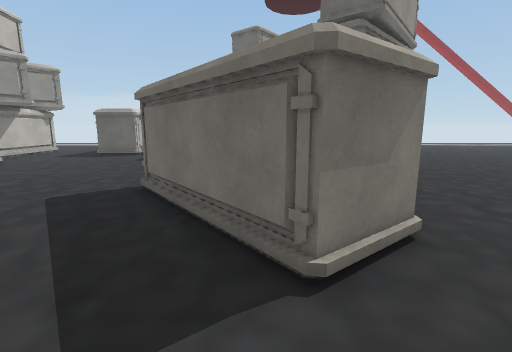
[1] (above)

24 first-person views from a walk through a scene from a Unity 3-D project. The camera is 1.4 m above the floor, tilts 10° down and sees 85° across. The floor is counted in squares, 1 m on a side. Each view is taken from the middle of a square. On the plan, view 1 faces up. The plan holds only what a view shows up to about 14 squares ahead; the rest is blank. The place goes on beyond the plan. Some animated figures are not drawn. Some surface patterns are stand-ins.

[2]
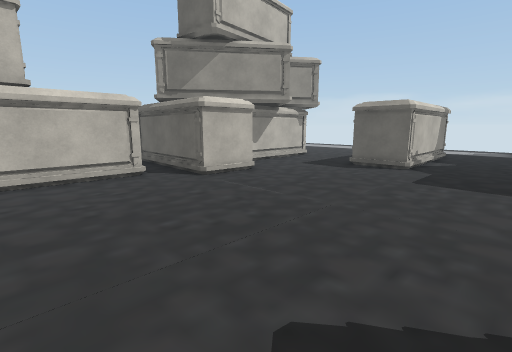

[3]
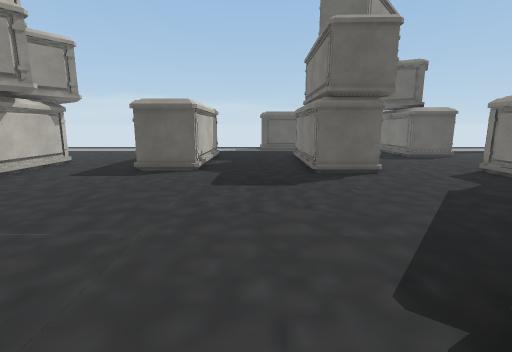

[4]
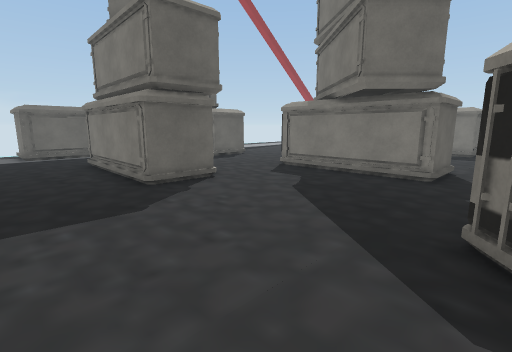

[5]
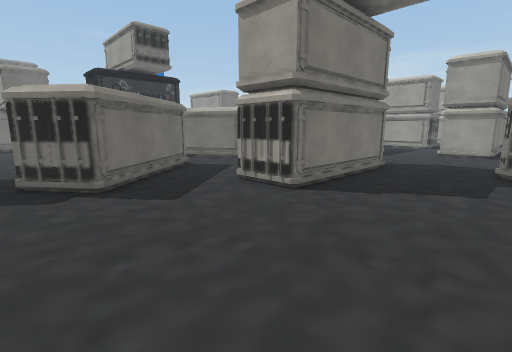

[6]
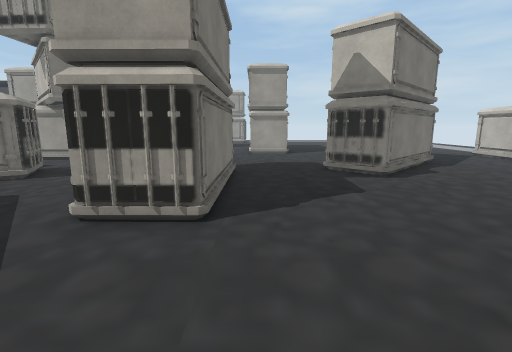

[7]
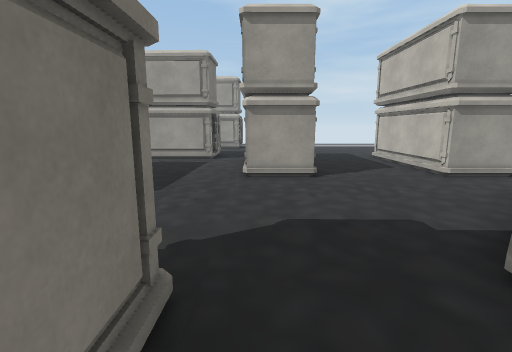

[8]
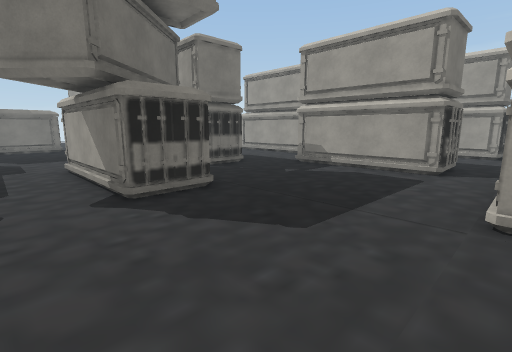

[9]
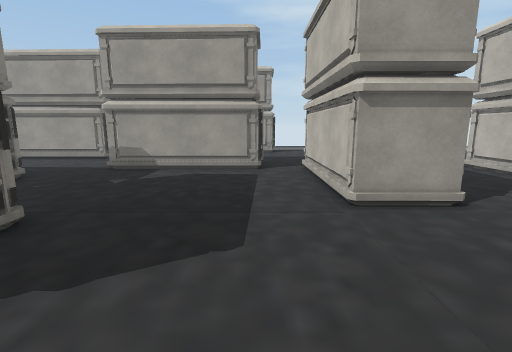

[10]
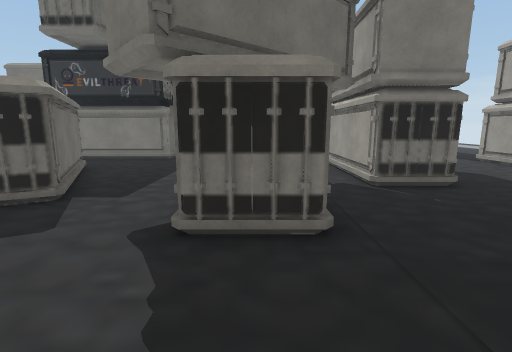

[11]
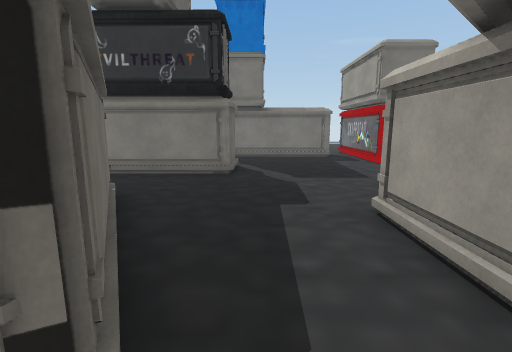

[12]
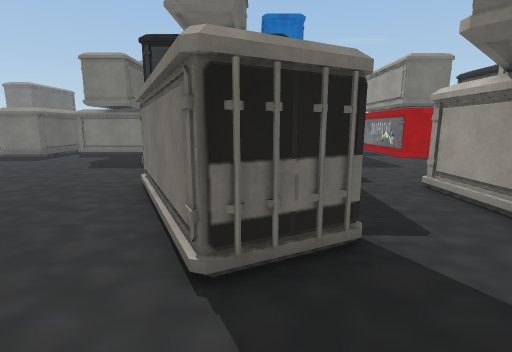

[13]
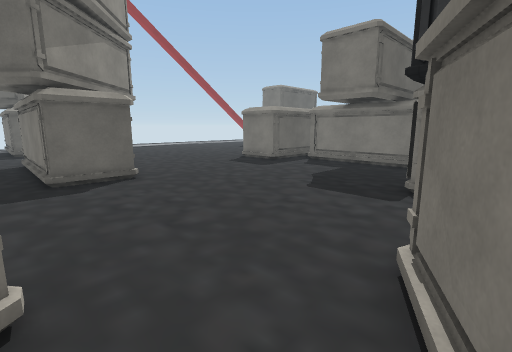

[14]
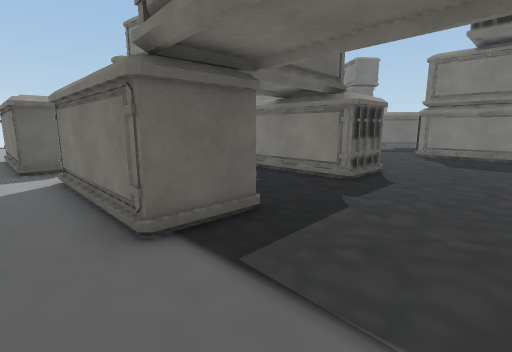

[15]
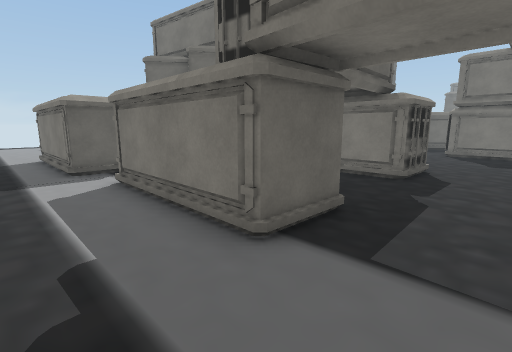

[16]
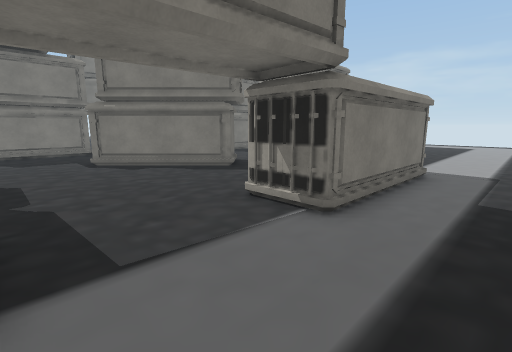

[17]
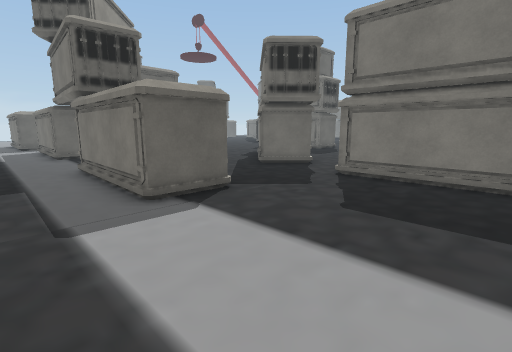

[18]
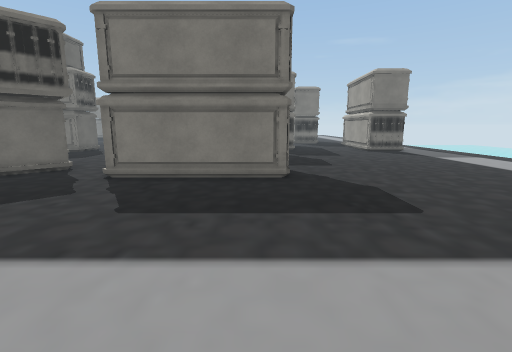

[19]
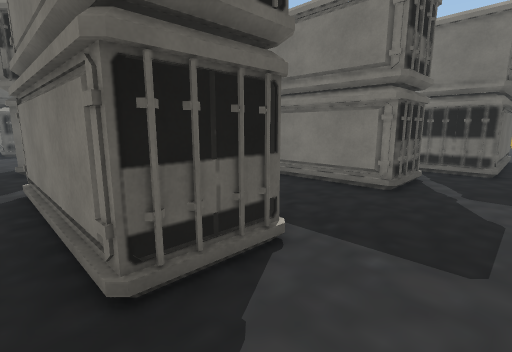

[20]
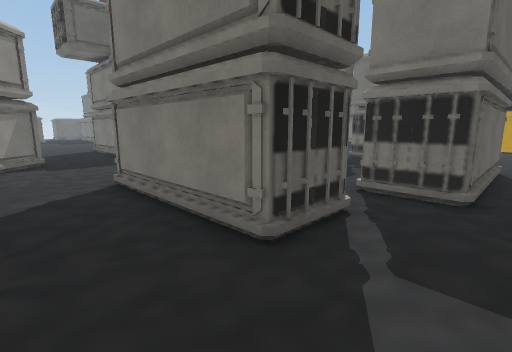

[21]
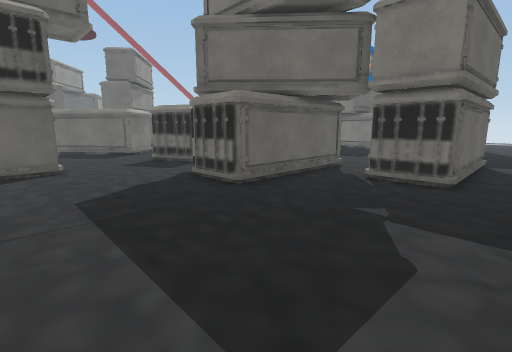

[22]
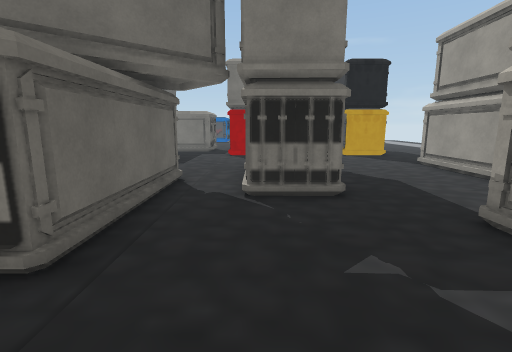

[23]
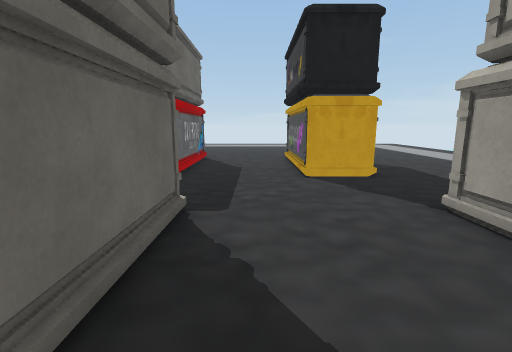

[24]
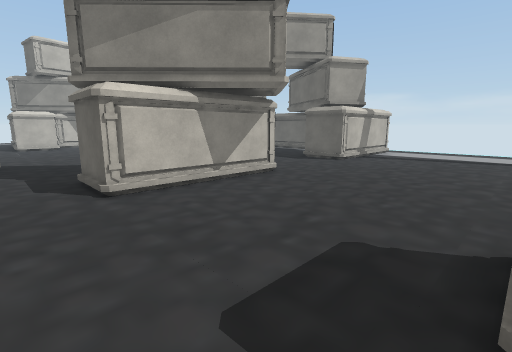

### Floor plan
Points are (right, up) in squares from view 1. A wall is a line through its corners. A room is listed if a view was taken in it or the views show most of it. See-through windows are left out.
Room 1 (views 1, 2, 3, 4, 5, 6, 7, 8, 9, 10, 11, 12, 13, 20, 21, 22)
walls: (2.1, 3.5) (0.5, 2.3) (-2.6, 6.2) (-1, 7.4); (-3.2, -2.1) (-4.7, -2.1); (-5.3, -2.1) (-5.2, 3) (-3.1, 3); (-9.7, -0.9) (-8.3, -2.3) (-9.6, -3.6); (-11, 7.4) (-11.1, 4.2); (2.1, -1.8) (1.2, -2.2) (0.3, -0.5) (2.9, 0.8); (3.1, 8.8) (3.2, 13.8); (-9.7, 10.6) (-9.8, 8.6); (-5.9, 14) (-8, 14); (-0.1, 13.5) (-2.2, 13.5) (-2.1, 18.5); (-5.7, -7.8) (-5.7, -12.9) (-7.7, -12.9) (-7.7, -7.8) (-5.7, -7.8); (-10.9, 15.9) (-10.9, 12.5); (4.5, -6.9) (-0.6, -6.9) (-0.5, -5) (3.5, -5); (-11.3, -7.8) (-11.4, -12.9); (-11.3, 15.9) (-11.3, 12); (-5.9, 19) (-5.9, 13.7); (3.2, 18.1) (3.2, 19.8); (2.5, -10.8) (2.5, -8.8) (4.4, -8.8); (-5.7, -12.8) (-7.7, -12.8); (-1.2, 21.7) (-3.6, 21.7); (0.9, -14.3) (-4.1, -14.3) (-4.1, -12.3) (1, -12.3)
low walls: (-5.9, 13.7) (-7.9, 13.7)
ways out: opening at (-12.5, -14.5) to room 2; opening at (-12.5, -6.5) to room 2; opening at (-11, 0.3) to room 2; opening at (-11, 8) to room 2; opening at (2, -15) to room 3; opening at (2.5, -3.5) to room 3; opening at (3, -9.5) to room 3; opening at (1.5, 2) to room 4; opening at (1.5, 14) to room 4; opening at (1.5, 18) to room 4; opening at (2, 6.5) to room 4; opening at (-9.5, 17); opening at (-5, 20.5)
Room 2 (views 14, 15, 16, 17, 18, 19)
walls: (-18.5, -2) (-18.2, -1.7); (-16.6, 2.3) (-18.6, 2.3) (-18.6, 7.3); (-16.8, -4.7) (-16.9, -6.9) (-18.8, -6.9) (-18.7, -2) (-16.8, -2); (-13.4, 2.4) (-13.4, 4.7); (-11.6, 2.2) (-13.1, 2.2); (-11.2, 2.4) (-13.1, 2.4) (-13.1, 6); (-11.8, -5.9) (-13.2, -4.5) (-9.7, -0.9); (-13.3, -7.8) (-11.3, -7.8); (-17.8, 9) (-19.2, 9) (-19.2, 14.1); (-9.8, 8.6) (-14.6, 8.8); (-11.4, -12.8) (-13.4, -12.8); (-11.4, -12.9) (-13.4, -12.9) (-13.4, -7.8)
low walls: (-13.4, -12.9) (-13.3, -7.8)
ways out: opening at (-12.5, -14.5) to room 1; opening at (-12.5, -6.5) to room 1; opening at (-11, 0.3) to room 1; opening at (-11, 8) to room 1; opening at (-21, 14.7)
Room 3 (view 23)
walls: (10.8, -7.8) (13.5, -7.8); (10.8, -9) (10.8, -7.7) (12, -7.7); (7.5, -10.8) (2.5, -10.8); (4.4, -8.8) (6.6, -8.8); (3.5, -5) (4.5, -5); (9.3, -2.2) (8.3, -2.2) (8.4, 1.4); (13.1, -6.4) (13.1, -1.9); (10, -2.2) (9.4, -2.2); (13.5, -9.7) (11.2, -9.7); (5.7, 0) (2.1, -1.8); (10.8, -15.5) (10.8, -13.4) (13.5, -13.4); (2.5, -15.2) (7.6, -15.2)
ways out: opening at (2, -15) to room 1; opening at (2.5, -3.5) to room 1; opening at (3, -9.5) to room 1; opening at (6.5, 1) to room 4
Room 4 (view 24)
walls: (5.1, 13.8) (5.1, 8.7) (3.1, 8.8); (11.1, 8.9) (11.1, 11); (13.5, 9) (10.8, 9); (5.2, 21.4) (5.2, 18) (3.2, 18.1); (12.4, 4) (12.5, 8.2); (8.4, 1.4) (8.4, 2.9); (2.9, 0.8) (4.8, 1.8)
low walls: (10.8, 9) (10.8, 10.4)
ways out: opening at (1.5, 2) to room 1; opening at (1.5, 14) to room 1; opening at (1.5, 18) to room 1; opening at (2, 6.5) to room 1; opening at (6.5, 1) to room 3

Positions as (right, up) in squares from view 1, and headings:
1: (0, 0), facing up
2: (-3, 4), facing up-left
3: (-4, 5), facing up
4: (-5, 7), facing up-right
5: (-9, 8), facing down-right
6: (-6, 7), facing down
7: (-6, 0), facing down
8: (-6, -3), facing down-right
9: (-4, -3), facing down
10: (-4, -6), facing right
11: (0, -3), facing right
12: (-2, -1), facing right
13: (2, 1), facing up-right
14: (-20, -1), facing up-right
15: (-21, 0), facing up-right
16: (-21, 2), facing down-right
17: (-21, -12), facing up-right
18: (-21, -12), facing right
19: (-14, -15), facing up-right
20: (-10, -15), facing up-right
21: (-5, -12), facing up-right
22: (-3, -9), facing right
23: (3, -12), facing right
24: (11, 7), facing up-left
